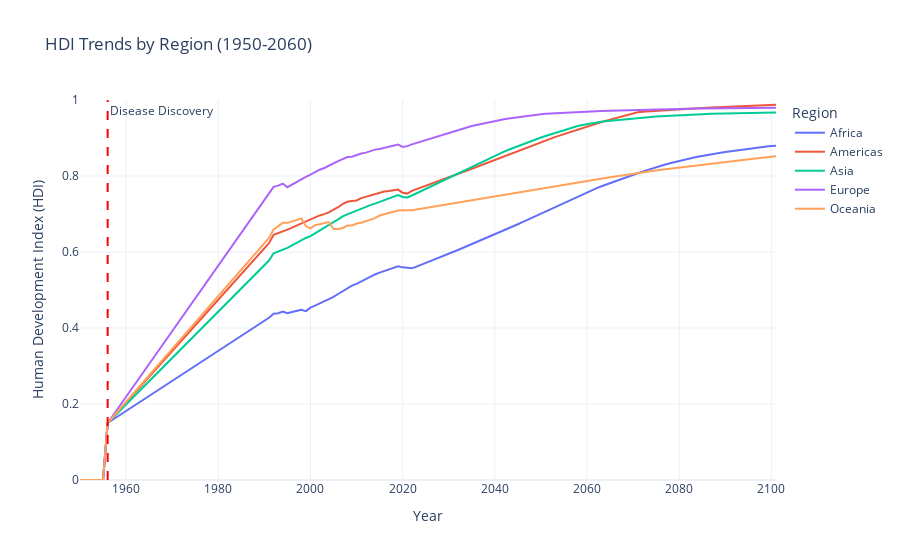

Source (notebook cell):
### Code cell
import pandas as pd
import plotly.express as px
import plotly.graph_objects as go
from pathlib import Path

def plot_hdi_trends(population_df):
    # Calculate mean HDI by region and year
    hdi_trends = population_df.groupby(['region', 'Year'])['projected_hdi'].mean().reset_index()
    
    # Create the plot
    fig = px.line(hdi_trends, 
                  x='Year', 
                  y='projected_hdi',
                  color='region',
                  title='HDI Trends by Region (1950-2060)',
                  labels={'projected_hdi': 'Human Development Index (HDI)',
                         'Year': 'Year',
                         'region': 'Region'})
    
    # Update layout
    fig.update_layout(
        xaxis_title='Year',
        yaxis_title='Human Development Index (HDI)',
        yaxis_range=[0, 1],
        legend_title='Region',
        template='plotly_white',
        hovermode='x unified'
    )
    
    # Add a vertical line at 1956 (disease discovery)
    fig.add_vline(x=1956, line_dash="dash", line_color="red",
                  annotation_text="Disease Discovery", 
                  annotation_position="top right")
    
    # Save the figure
    output_dir = Path("./output_data")
    output_dir.mkdir(exist_ok=True)
    fig.write_html(output_dir / "hdi_trends.html")
    fig.update_layout(paper_bgcolor='rgba(0,0,0,0)')
    fig.write_image(output_dir / "hdi_trends.png")
    
    return fig
plot_hdi_trends(population)

### Figure 1 — Plotly figure (JSON) as saved in the notebook; plotly's stock layout.template omitted (floating-point values rounded to 4 significant figures; data arrays with more than 128 entries replaced by an {"elided": "..."} marker saying what was removed)
{"data": [{"hovertemplate": "Region=Africa<br>Year=%{x}<br>Human Development Index (HDI)=%{y}<extra></extra>", "legendgroup": "Africa", "line": {"color": "#636efa", "dash": "solid"}, "marker": {"symbol": "circle"}, "mode": "lines", "name": "Africa", "orientation": "v", "showlegend": true, "type": "scatter", "x": {"elided": "152 int values"}, "xaxis": "x", "y": {"elided": "152 float values"}, "yaxis": "y"}, {"hovertemplate": "Region=Americas<br>Year=%{x}<br>Human Development Index (HDI)=%{y}<extra></extra>", "legendgroup": "Americas", "line": {"color": "#EF553B", "dash": "solid"}, "marker": {"symbol": "circle"}, "mode": "lines", "name": "Americas", "orientation": "v", "showlegend": true, "type": "scatter", "x": {"elided": "152 int values"}, "xaxis": "x", "y": {"elided": "152 float values"}, "yaxis": "y"}, {"hovertemplate": "Region=Asia<br>Year=%{x}<br>Human Development Index (HDI)=%{y}<extra></extra>", "legendgroup": "Asia", "line": {"color": "#00cc96", "dash": "solid"}, "marker": {"symbol": "circle"}, "mode": "lines", "name": "Asia", "orientation": "v", "showlegend": true, "type": "scatter", "x": {"elided": "152 int values"}, "xaxis": "x", "y": {"elided": "152 float values"}, "yaxis": "y"}, {"hovertemplate": "Region=Europe<br>Year=%{x}<br>Human Development Index (HDI)=%{y}<extra></extra>", "legendgroup": "Europe", "line": {"color": "#ab63fa", "dash": "solid"}, "marker": {"symbol": "circle"}, "mode": "lines", "name": "Europe", "orientation": "v", "showlegend": true, "type": "scatter", "x": {"elided": "152 int values"}, "xaxis": "x", "y": {"elided": "152 float values"}, "yaxis": "y"}, {"hovertemplate": "Region=Oceania<br>Year=%{x}<br>Human Development Index (HDI)=%{y}<extra></extra>", "legendgroup": "Oceania", "line": {"color": "#FFA15A", "dash": "solid"}, "marker": {"symbol": "circle"}, "mode": "lines", "name": "Oceania", "orientation": "v", "showlegend": true, "type": "scatter", "x": {"elided": "152 int values"}, "xaxis": "x", "y": {"elided": "152 float values"}, "yaxis": "y"}], "layout": {"annotations": [{"showarrow": false, "text": "Disease Discovery", "x": 1956, "xanchor": "left", "xref": "x", "y": 1, "yanchor": "top", "yref": "y domain"}], "hovermode": "x unified", "legend": {"title": {"text": "Region"}, "tracegroupgap": 0}, "paper_bgcolor": "rgba(0,0,0,0)", "shapes": [{"line": {"color": "red", "dash": "dash"}, "type": "line", "x0": 1956, "x1": 1956, "xref": "x", "y0": 0, "y1": 1, "yref": "y domain"}], "title": {"text": "HDI Trends by Region (1950-2060)"}, "xaxis": {"anchor": "y", "domain": [0, 1], "title": {"text": "Year"}}, "yaxis": {"anchor": "x", "domain": [0, 1], "range": [0, 1], "title": {"text": "Human Development Index (HDI)"}}}}
